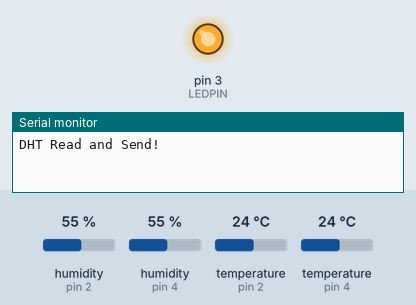
A sketch run on a simulated Arduino Uno, built with avr-gcc and run on an emulated ATmega328P. Shown: output pins drawn as LEDs (lit = HIGH), the last lines printed to the serial monitor. The inputs (shaded band) are chosen by the test bench; at power-on: humidity (sensors on pin 2, pin 4) 55 %, temperature (sensors on pin 2, pin 4) 24 °C. Sleep ends after the set time or at an interrupt; no radio packets arrive unless stated.

Above: at 0.61 s.
At 29.0 s:
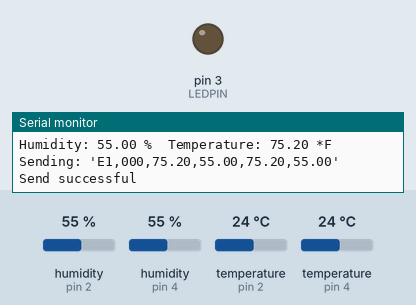
Timing chart, 0 to 74.7 s (numbered marks = the images above):
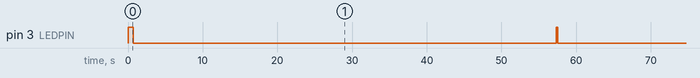

The sketch:

dht22readandsend-2sensors.ino
```cpp
#include <SPI.h>
#include "nRF24L01.h"
#include "RF24.h"
#include "DHT.h"
#include "printf.h"

#include <avr/sleep.h>
#include <avr/power.h>
#include <avr/wdt.h>

//DHTSENSOR
#define DHTPIN 2     // what digital pin we're connected to
#define LEDPIN 3	 // digital pin with an LED
#define DHTPIN2 4     // what digital pin we're connected to

// Uncomment whatever type you're using!
//#define DHTTYPE DHT11   // DHT 11
#define DHTTYPE DHT22   // DHT 22  (AM2302), AM2321
//#define DHTTYPE DHT21   // DHT 21 (AM2301)

// Connect pin 1 (on the left) of the sensor to +5V
// NOTE: If using a board with 3.3V logic like an Arduino Due connect pin 1
// to 3.3V instead of 5V!
// Connect pin 2 of the sensor to whatever your DHTPIN is
// Connect pin 4 (on the right) of the sensor to GROUND
// Connect a 10K resistor from pin 2 (data) to pin 1 (power) of the sensor

// Initialize DHT sensor.
// Note that older versions of this library took an optional third parameter to
// tweak the timings for faster processors.  This parameter is no longer needed
// as the current DHT reading algorithm adjusts itself to work on faster procs.
DHT dht(DHTPIN, DHTTYPE);
DHT dht2(DHTPIN2, DHTTYPE);

float temperature;
float humidity;
float temperature2;
float humidity2;

// NRF24L01
// Set up nRF24L01 radio on SPI pin for CE, CSN
RF24 radio(9,10);
// Example below using pipe5 for writing
const uint64_t pipes[2] = { 0xF0F0F0F0E1LL, 0xF0F0F0F0D2LL };

char receivePayload[32];
uint8_t counter=0;

//count number of entering into main loop
uint8_t loopCounter=109;

//WATCHDOG
volatile int f_wdt=1;

ISR(WDT_vect) {
  if(f_wdt == 0) {
    f_wdt=1;
  } else {
    Serial.println("WDT Overrun!!!");
  }
}

void enterSleep(void) {
  radio.powerDown();
  set_sleep_mode(SLEEP_MODE_PWR_DOWN);   /* EDIT: could also use SLEEP_MODE_PWR_DOWN for lowest power consumption. */
  sleep_enable();

  /* Now enter sleep mode. */
  sleep_mode();

  /* The program will continue from here after the WDT timeout*/
  sleep_disable(); /* First thing to do is disable sleep. */

  /* Re-enable the peripherals. */
  power_all_enable();
}


void setup() {

  Serial.begin(57600);
  Serial.println("DHT Read and Send!");
  printf_begin();
  //WATCHDOG
  /* Clear the reset flag. */
  MCUSR &= ~(1<<WDRF);
  /* In order to change WDE or the prescaler, we need to
   * set WDCE (This will allow updates for 4 clock cycles).
   */
  WDTCSR |= (1<<WDCE) | (1<<WDE);
  /* set new watchdog timeout prescaler value */
  WDTCSR = 1<<WDP0 | 1<<WDP3; /* 8.0 seconds */
  /* Enable the WD interrupt (note no reset). */
  WDTCSR |= _BV(WDIE);

  //CONFIGURE DHT
  pinMode(LEDPIN, OUTPUT);
  //make it blink at startup
  digitalWrite(LEDPIN, HIGH);
  delay(500);
  digitalWrite(LEDPIN, LOW);
  dht.begin();
  dht2.begin();

  //CONFIGURE RADIO
  radio.begin();
  // Enable this seems to work better
  radio.enableDynamicPayloads();
  radio.setAutoAck(1);
  radio.setDataRate(RF24_250KBPS);
  radio.setPALevel(RF24_PA_MAX);
  radio.setChannel(76);
  radio.setRetries(15,15);
  radio.setCRCLength(RF24_CRC_8);
  radio.openWritingPipe(pipes[0]);
  radio.openReadingPipe(1,pipes[1]);
  radio.startListening();
  radio.printDetails();
}

void loop() {
  if(f_wdt == 1) {
    loopCounter ++;
    if (loopCounter > 6) {
      // 110 *8 = 880s = 14.6min @ 16mhtz
      readSensor();
      sendOverRadio();
      loopCounter = 0;
    }
    f_wdt = 0;
    enterSleep();
  } else {
    //nothing
  }
}

void sendOverRadio() {
  radio.powerUp();
  //prepare
  uint8_t data1 = 0;
  char temp[5];
  bool timeout=0;
  uint16_t nodeID = pipes[0] & 0xff;
  char buffer[12];
  char outBuffer[32]="";
  unsigned long send_time, rtt = 0;

  //data1 is a counter
  data1 = counter++;
  if ( counter > 999 ) counter = 0;

  // Append the hex nodeID to the beginning of the payload
  sprintf(outBuffer,"%2X",nodeID);
  strcat(outBuffer,",");
  sprintf(temp,"%03d",data1);
  strcat(outBuffer,temp);
  strcat(outBuffer,",");

  //read sensor
  strcat(outBuffer,dtostrf(temperature, 4,2, buffer));
  strcat(outBuffer,",");
  strcat(outBuffer,dtostrf(humidity, 4,2, buffer));
  strcat(outBuffer,",");
  strcat(outBuffer,dtostrf(temperature2, 4,2, buffer));
  strcat(outBuffer,",");
  strcat(outBuffer,dtostrf(humidity2, 4,2, buffer));
  // Stop listening and write to radio
  radio.stopListening();

  // Send to hub
  Serial.print("Sending: '");
  Serial.print(outBuffer);
  Serial.println("'");
  if ( radio.write( outBuffer, strlen(outBuffer)) ) {
    Serial.println("Send successful");
  } else {
    Serial.println("Send failed");
  }

  //wait response
  radio.startListening();
  delay(20);
  while ( radio.available() && !timeout ) {
      uint8_t len = radio.getDynamicPayloadSize();
      radio.read( receivePayload, len);

      receivePayload[len] = 0;
      // Compare receive payload with outBuffer
      if ( ! strcmp(outBuffer, receivePayload) ) {
          rtt = millis() - send_time;
          Serial.println("inBuffer --> rtt:");
          Serial.println(rtt);
      }

      // Check for timeout and exit the while loop
      if ( millis() - send_time > 1000 ) {
          Serial.println("Timeout!!!");
          timeout = 1;
      }

      delay(10);
  } // End whilevcfr
}

void readSensor() {
  digitalWrite(LEDPIN, HIGH);
  delay(200);
  bool farenheit = true;
  bool force = true;
  temperature = dht.readTemperature(farenheit, force);
  humidity = dht.readHumidity();
  temperature2 = dht2.readTemperature(farenheit, force);
  humidity2 = dht2.readHumidity();

  if (isnan(humidity) || isnan(temperature)) {
    Serial.println("Failed to read from DHT sensor!");
  }

  Serial.print("Humidity: ");
  Serial.print(humidity);
  Serial.print(" %\t");
  Serial.print("Temperature: ");
  Serial.print(temperature);
  if (farenheit) {
  	Serial.print(" *F ");
  } else {
  	Serial.print(" *C ");
  }
  Serial.print("\n");
  digitalWrite(LEDPIN, LOW);
}
```

Measured:
- by itself, pin 3 (LEDPIN): alternates HIGH for 0.21 s and LOW for 56.9 s
